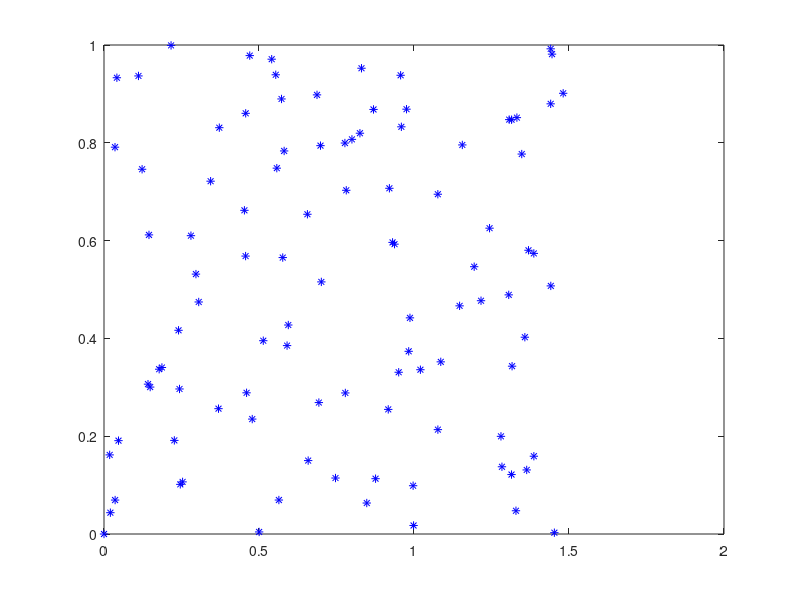

Write MATLAB code to recreate this figure. (Note: this script raises an error after producing the figure.)
clear all;
close all;
figure(1);

% constants
uavSpeed = 1;
ugvSpeed = uavSpeed * 0.5;

numOfPoints = 100; % you can use any number, but the problem size scales as N^2
xPoints = zeros(numOfPoints,1); % allocate x-coordinates of nStops
yPoints = xPoints; % allocate y-coordinates
for i = 1:numOfPoints
    xP = rand*1.5;
    yP = rand;
    xPoints(i) = xP;
    yPoints(i) = yP;
end
xPoints(end+1) = 0;
yPoints(end+1) = 0;
numOfPoints = numel(xPoints); 
plot(xPoints,yPoints,'*b')
hold off

idxs = nchoosek(1:numOfPoints,2);

dist = hypot(yPoints(idxs(:,1)) - yPoints(idxs(:,2)), ...
             xPoints(idxs(:,1)) - xPoints(idxs(:,2)));
lendist = numel(dist);
edgeCostMatrix = [idxs, dist];

Aeq = spones(1:length(idxs)); % Adds up the number of trips
beq = numOfPoints;

Aeq = [Aeq;spalloc(numOfPoints,length(idxs),numOfPoints*(numOfPoints-1))]; % allocate a sparse matrix
for i = 1:numOfPoints
    whichIdxs = (idxs == i); % find the trips that include stop i
    whichIdxs = sparse(sum(whichIdxs,2)); % include trips where i is at either end
    Aeq(i+1,:) = whichIdxs'; % include in the constraint matrix
end
beq = [beq; 2*ones(numOfPoints,1)];

intcon = 1:lendist;
lb = zeros(lendist,1);  % lower bound for intlinprog (based off of the lower bound for xPoints/yPoints)
ub = ones(lendist,1);   % upper bound for intlinprog (based off of the upper bound for xPoints/yPoints)

opts = optimoptions('intlinprog','Display','off');  % implements the constraints
[x_tsp,costopt,exitflag,output] = intlinprog(dist,intcon,[],[],Aeq,beq,lb,ub,opts);

hold on
segments = find(x_tsp); % Get indices of lines on optimal path
lh = zeros(numOfPoints,1); % Use to store handles to lines on plot
lh = updateSalesmanPlot(lh,x_tsp,idxs,xPoints,yPoints);
title('Solution with Subtours');

tours = detectSubtours(x_tsp,idxs);
numtours = length(tours); % number of subtours
fprintf('# of subtours: %d\n',numtours);

A = spalloc(0,lendist,0); % Allocate a sparse linear inequality constraint matrix
b = [];
while numtours > 1 % repeat until there is just one subtour
    % Add the subtour constraints
    b = [b;zeros(numtours,1)]; % allocate b
    A = [A;spalloc(numtours,lendist,numOfPoints)]; % a guess at how many nonzeros to allocate
    for i = 1:numtours
        rowIdx = size(A,1)+1; % Counter for indexing
        subTourIdx = tours{i}; % Extract the current subtour
%         The next lines find all of the variables associated with the
%         particular subtour, then add an inequality constraint to prohibit
%         that subtour and all subtours that use those stops.
        variations = nchoosek(1:length(subTourIdx),2);
        for j = 1:length(variations)
            whichVar = (sum(idxs==subTourIdx(variations(j,1)),2)) & ...
                       (sum(idxs==subTourIdx(variations(j,2)),2));
            A(rowIdx,whichVar) = 1;
        end
        b(rowIdx) = length(subTourIdx)-1; % One less trip than subtour stops
    end

    % Try to optimize again
    [x_tsp,costopt,exitflag,output] = intlinprog(dist,intcon,A,b,Aeq,beq,lb,ub,opts);
    
    % Visualize result
    lh = updateSalesmanPlot(lh,x_tsp,idxs,xPoints,yPoints);
    
    % How many subtours this time?
    tours = detectSubtours(x_tsp,idxs);
    numtours = length(tours); % number of subtours
    fprintf('# of subtours: %d\n',numtours);
end

title('Solution with Subtours Eliminated');
hold off

disp(output.absolutegap)
